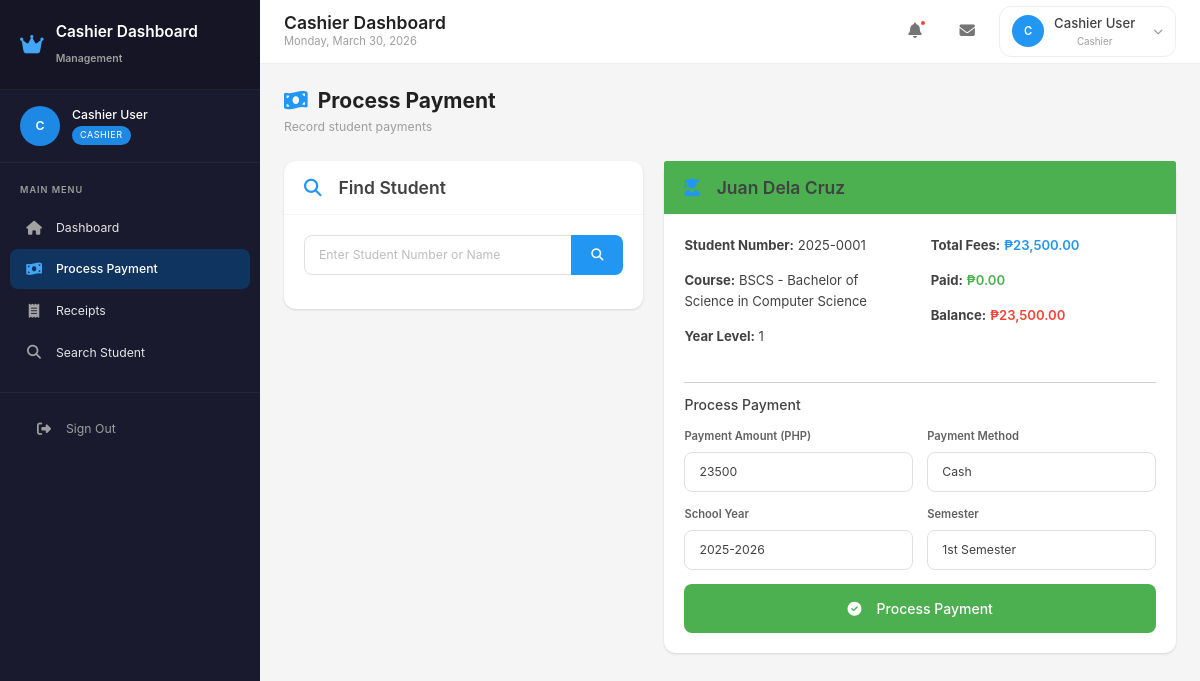
The page /cashier/dashboard.php?page=payments&student_id=1 (signed in) on the database its author committed.
### tables this page shows
CREATE TABLE students (
    id INT AUTO_INCREMENT PRIMARY KEY,
    student_number VARCHAR(50) NOT NULL UNIQUE,
    firstname VARCHAR(100) NOT NULL,
    lastname VARCHAR(100) NOT NULL,
    middle_name VARCHAR(100),
    suffix VARCHAR(20),
    email VARCHAR(100),
    phone VARCHAR(50),
    gender VARCHAR(20),
    birthdate DATE,
    
     
    address VARCHAR(500),
    city VARCHAR(100),
    province VARCHAR(100),
    zipcode VARCHAR(20),
    
     
    guardian_name VARCHAR(200),
    guardian_relationship VARCHAR(50),
    guardian_phone VARCHAR(50),
    guardian_email VARCHAR(100),
    guardian_address VARCHAR(500),
    
     
    course_id INT,
    year_level INT DEFAULT 1,
    enrollment_status ENUM('Pending', 'Enrolled', 'Dropped', 'Graduated', 'Transferred') DEFAULT 'Pending',
    enrollment_date DATE,
    
     
    previous_school VARCHAR(255),
    previous_school_address VARCHAR(500),
    
    password VARCHAR(255),
    is_active TINYINT(1) DEFAULT 1,
    created_at TIMESTAMP DEFAULT CURRENT_TIMESTAMP,
    updated_at TIMESTAMP DEFAULT CURRENT_TIMESTAMP ON UPDATE CURRENT_TIMESTAMP,
    FOREIGN KEY (course_id) REFERENCES courses(id) ON DELETE SET NULL
);

CREATE TABLE courses (
    id INT AUTO_INCREMENT PRIMARY KEY,
    code VARCHAR(20) NOT NULL,
    name VARCHAR(255) NOT NULL,
    department_id INT NOT NULL,
    major VARCHAR(100),
    description TEXT,
    total_units INT DEFAULT 0,
    years INT DEFAULT 4,
    is_active TINYINT(1) DEFAULT 1,
    created_at TIMESTAMP DEFAULT CURRENT_TIMESTAMP,
    FOREIGN KEY (department_id) REFERENCES departments(id) ON DELETE CASCADE,
    UNIQUE KEY unique_course (code, department_id)
);

### cashier/pages/payments.php (the view, shortened to what this page needs)
<?php
$school_years = $conn->query("SELECT * FROM school_years ORDER BY year DESC");
?>
<div class="page-header">
    <div class="page-header-left">
        <h1><i class="fas fa-money-bill-wave"></i> Process Payment</h1>
        <p>Record student payments</p>
    </div>
</div>
<div class="row g-4">
    <div class="col-lg-5">
        <div class="card">
            <div class="card-header">
                <h5 class="card-title"><i class="fas fa-search me-2"></i>Find Student</h5>
            </div>
            <div class="card-body">
                <form method="GET">
                    <div class="input-group mb-3">
                        <input type="text" name="search" class="form-control" placeholder="Enter Student Number or Name" value="<?php echo $_GET['search'] ?? ''; ?>">
                        <button type="submit" class="btn btn-primary"><i class="fas fa-search"></i></button>
                    </div>
                </form>
            </div>
        </div>
    </div>
    <div class="col-lg-7">
        <?php if (isset($_GET['student_id'])): ?>
            <?php
            $student_id = intval($_GET['student_id']);
            $student = $conn->query("SELECT s.*, c.name as course_name, c.code as course_code
                FROM students s
                LEFT JOIN courses c ON s.course_id = c.id
                WHERE s.id = $student_id")->fetch_assoc();
            if ($student):
                $tuition = $conn->query("SELECT * FROM tuition_fees WHERE course_code = '{$student['course_code']}' AND year_level = {$student['year_level']}")->fetch_assoc();
                $total_fees = $tuition ? ($tuition['tuition_amount'] + $tuition['miscellaneous_amount'] + $tuition['laboratory_amount'] + $tuition['other_fees']) : 0;
                $cf = $conn->query("SELECT COALESCE(SUM(amount), 0) as total FROM course_fees WHERE course_code = '{$student['course_code']}'")->fetch_assoc();
                $total_fees += $cf['total'];
                $paid = $conn->query("SELECT COALESCE(SUM(payment_amount), 0) as total FROM payments WHERE student_id = $student_id")->fetch_assoc();
                $balance = max(0, $total_fees - $paid['total']);
            ?>
            <div class="card border-success">
                <div class="card-header bg-success text-white">
                    <h5 class="card-title mb-0"><i class="fas fa-user-graduate me-2"></i><?php echo htmlspecialchars($student['firstname'] . ' ' . $student['lastname']); ?></h5>
                </div>
                <div class="card-body">
                    <div class="row mb-4">
                        <div class="col-md-6">
                            <p><strong>Student Number:</strong> <?php echo htmlspecialchars($student['student_number']); ?></p>
                            <p><strong>Course:</strong> <?php echo htmlspecialchars($student['course_code'] . ' - ' . $student['course_name']); ?></p>
                            <p><strong>Year Level:</strong> <?php echo $student['year_level']; ?></p>
                        </div>
                        <div class="col-md-6">
                            <p><strong>Total Fees:</strong> <span class="text-primary fw-bold">₱<?php echo number_format($total_fees, 2); ?></span></p>
                            <p><strong>Paid:</strong> <span class="text-success fw-bold">₱<?php echo number_format($paid['total'], 2); ?></span></p>
                            <p><strong>Balance:</strong> <span class="text-danger fw-bold">₱<?php echo number_format($balance, 2); ?></span></p>
                        </div>
                    </div>
                    <hr>
                    <h6 class="mb-3">Process Payment</h6>
                    <form method="POST">
                        <div class="row g-3">
                            <div class="col-md-6">
                                <label class="form-label">Payment Amount (PHP)</label>
                                <input type="number" name="amount" class="form-control" step="0.01" min="0" max="<?php echo $balance; ?>" value="<?php echo $balance; ?>" required>
                            </div>
                            <div class="col-md-6">
                                <label class="form-label">Payment Method</label>
                                <select name="payment_method" class="form-select">
                                    <option value="Cash">Cash</option>
                                </select>
                            </div>
                            <div class="col-md-6">
                                <label class="form-label">School Year</label>
                                <select name="school_year" class="form-select">
                                    <?php while ($sy = $school_years->fetch_assoc()): ?>
                                        <option value="<?php echo $sy['year']; ?>" <?php echo $sy['is_current'] ? 'selected' : ''; ?>><?php echo $sy['year']; ?></option>
                                    <?php endwhile; ?>
                                </select>
                            </div>
                            <div class="col-md-6">
                                <label class="form-label">Semester</label>
                                <select name="semester" class="form-select">
                                    <option value="1st">1st Semester</option>
                                </select>
                            </div>
                            <div class="col-12">
                                <button type="submit" class="btn btn-success btn-lg w-100">
                                    <i class="fas fa-check-circle me-2"></i>Process Payment
                                </button>
                            </div>
                        </div>
                    </form>
                </div>
            </div>
            <?php endif; ?>
        <?php endif; ?>
    </div>
</div>

### css/modern.css (style rules this page uses)
:root { --primary-50: #e3f2fd; --primary-100: #bbdefb; --primary-200: #90caf9; --primary-300: #64b5f6; --primary-400: #42a5f5; --primary-500: #2196f3; --primary-600: #1e88e5; --primary-700: #1976d2; --primary-800: #1565c0; --primary-900: #0d47a1; --secondary-50: #f3e5f5; --secondary-500: #9c27b0; --secondary-600: #8e24aa; --accent-500: #00bcd4; --accent-600: #00acc1; --success-50: #e8f5e9; --success-500: #4caf50; --success-600: #43a047; --success-700: #388e3c; --warning-50: #fff3e0; --warning-500: #ff9800; --warning-600: #fb8c00; --danger-50: #ffebee; --danger-500: #f44336; --danger-600: #e53935; --danger-700: #d32f2f; --info-50: #e1f5fe; --info-500: #03a9f4; --info-600: #039be5; --gray-50: #fafafa; --gray-100: #f5f5f5; --gray-200: #eeeeee; --gray-300: #e0e0e0; --gray-400: #bdbdbd; --gray-500: #9e9e9e; --gray-600: #757575; --gray-700: #616161; --gray-800: #424242; --gray-900: #212121; --dark-50: #f5f5f5; --dark-100: #eeeeee; --dark-200: #e0e0e0; --dark-300: #bdbdbd; --dark-400: #9e9e9e; --dark-500: #757575; --dark-600: #616161; --dark-700: #424242; --dark-800: #263238; --dark-900: #1a1a2e; --sidebar-bg: #1a1a2e; --sidebar-hover: #16213e; --sidebar-active: #0f3460; --sidebar-text: #e4e4e4; --sidebar-icon: #a2a2a2; --sidebar-width: 260px; --card-shadow: 0 1px 3px rgba(0,0,0,0.08), 0 1px 2px rgba(0,0,0,0.06); --card-shadow-hover: 0 10px 20px rgba(0,0,0,0.1), 0 3px 6px rgba(0,0,0,0.05); --radius-sm: 6px; --radius-md: 8px; --radius-lg: 12px; --radius-xl: 16px; --transition-fast: 150ms ease; --transition-normal: 250ms ease; --transition-slow: 350ms ease; }
*, *::before, *::after { box-sizing: border-box; }
html { font-size: 14px; scroll-behavior: smooth; }
body { margin: 0; padding: 0; font-family: 'Inter', -apple-system, BlinkMacSystemFont, 'Segoe UI', Roboto, Oxygen, Ubuntu, sans-serif; font-size: 0.9375rem; line-height: 1.6; color: var(--gray-800); background-color: var(--gray-100); -webkit-font-smoothing: antialiased; -moz-osx-font-smoothing: grayscale; }
.card { background: #fff; border: none; border-radius: var(--radius-lg); box-shadow: var(--card-shadow); transition: box-shadow var(--transition-normal); }
.card-header { background: transparent; border-bottom: 1px solid var(--gray-100); padding: 16px 20px; display: flex; align-items: center; justify-content: space-between; }
.card-header h5, .card-header h4, .card-header h3 { margin: 0; font-weight: 600; color: var(--gray-800); }
.card-header .card-title { display: flex; align-items: center; gap: 10px; }
.card-header .card-title i { color: var(--primary-500); }
.card-body { padding: 20px; }
.btn { display: inline-flex; align-items: center; justify-content: center; gap: 8px; padding: 10px 20px; font-size: 0.875rem; font-weight: 500; border-radius: var(--radius-md); border: none; cursor: pointer; transition: all var(--transition-fast); text-decoration: none; white-space: nowrap; }
.btn-primary { background: var(--primary-500); color: #fff; }
.btn-success { background: var(--success-500); color: #fff; }
.btn-lg { padding: 14px 28px; font-size: 1rem; }
.form-label { display: block; font-size: 0.8rem; font-weight: 600; color: var(--gray-700); margin-bottom: 6px; }
.form-control, .form-select { width: 100%; padding: 10px 14px; border: 1px solid var(--gray-300); border-radius: var(--radius-md); font-size: 0.875rem; color: var(--gray-800); background: #fff; transition: all var(--transition-fast); }
.form-control::placeholder { color: var(--gray-400); }
.input-group { display: flex; align-items: stretch; }
.input-group .form-control { border-radius: var(--radius-md) 0 0 var(--radius-md); }
.page-header { display: flex; align-items: center; justify-content: space-between; margin-bottom: 24px; flex-wrap: wrap; gap: 16px; }
.page-header-left h1 { font-size: 1.5rem; font-weight: 700; color: var(--gray-900); margin: 0 0 4px 0; display: flex; align-items: center; gap: 10px; }
.page-header-left h1 i { color: var(--primary-500); }
.page-header-left p { font-size: 0.875rem; color: var(--gray-500); margin: 0; }
.text-primary { color: var(--primary-500) !important; }
.text-success { color: var(--success-500) !important; }
.text-danger { color: var(--danger-500) !important; }
.bg-success { background: var(--success-500) !important; }
.fw-bold { font-weight: 600 !important; }
.mb-3 { margin-bottom: 24px; }

### rows shown on the page
students: firstname+lastname "Juan Dela Cruz", student_number "2025-0001", course.name "BSCS - Bachelor of Science in Computer Science", year_level "1"

### other values the page prints
$portal_title "Cashier Dashboard"
substr($user_name, 0, 1) "C"
$user_name "Cashier User"
str_replace('_', ' ', $user_role) "CASHIER"
$item['label'] "Dashboard"
$item['label'] "Process Payment"
$item['label'] "Receipts"
$item['label'] "Search Student"
str_replace('_', ' ', $user_role) "Cashier"
$total_fees "23,500.00"
$paid['total'] "0.00"
$balance "23,500.00"
form field school_year "2025-2026"
